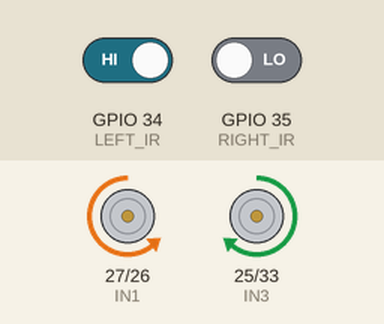
Recording of a sketch running on a simulated ESP32. On the bench: motor-driver pin pairs drawn as motors (green arrow = first pin HIGH = forward, orange = second pin HIGH = backward, longer = more drive, scaled by the enable pin). Inputs (shaded band) come from the test bench; at power-on: GPIO 34 (LEFT_IR) HIGH, GPIO 35 (RIGHT_IR) LOW.

Above: at 1.2 s.
1.3 s: GPIO 34 (LEFT_IR) driven LOW
At 2.5 s:
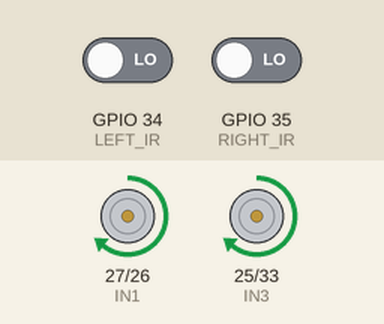
2.8 s: GPIO 35 (RIGHT_IR) driven HIGH
At 3.8 s:
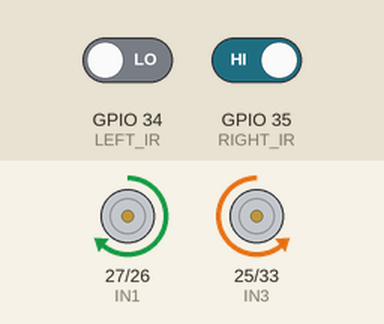
4.3 s: GPIO 34 (LEFT_IR) driven HIGH
At 4.9 s:
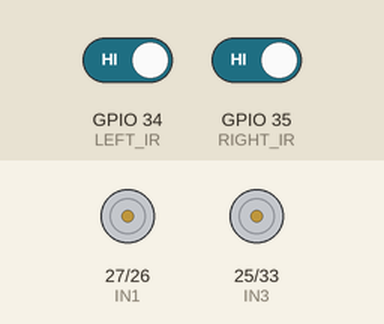
5.8 s: GPIO 35 (RIGHT_IR) driven LOW
At 6.1 s:
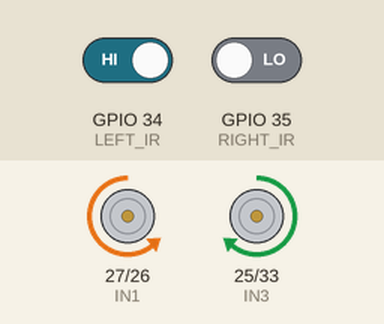
Timing chart, 0 to 8.3 s (numbered marks = the images above; inputs shaded):
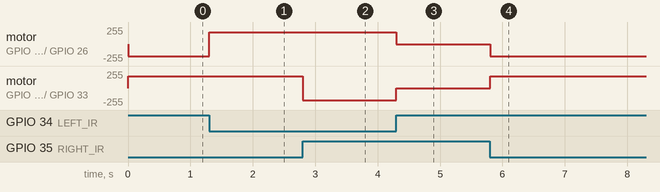

Measured:
- after the input at 1.3 s, motor on GPIO 27 (IN1) / GPIO 26 (IN2): backward 180/255 → forward 180/255 at once
- after the input at 2.8 s, motor on GPIO 25 (IN3) / GPIO 33 (IN4): forward 180/255 → backward 180/255 at once
- after the input at 4.3 s, motor on GPIO 27 (IN1) / GPIO 26 (IN2): forward 180/255 → stopped at once; motor on GPIO 25 (IN3) / GPIO 33 (IN4): backward 180/255 → stopped at once
- after the input at 5.8 s, motor on GPIO 27 (IN1) / GPIO 26 (IN2): stopped → backward 180/255 at once; motor on GPIO 25 (IN3) / GPIO 33 (IN4): stopped → forward 180/255 at once

The sketch:

code.ino
```cpp
// Motor Driver Pins (L298N / L293D)
const int ENA = 14;
const int IN1 = 27;
const int IN2 = 26;
const int IN3 = 25;
const int IN4 = 33;
const int ENB = 12;

// IR Sensor Pins
const int LEFT_IR = 34;
const int RIGHT_IR = 35;

void moveForward() {
  digitalWrite(IN1, HIGH);
  digitalWrite(IN2, LOW);
  digitalWrite(IN3, HIGH);
  digitalWrite(IN4, LOW);
}

void turnLeft() {
  digitalWrite(IN1, LOW);
  digitalWrite(IN2, HIGH);
  digitalWrite(IN3, HIGH);
  digitalWrite(IN4, LOW);
}

void turnRight() {
  digitalWrite(IN1, HIGH);
  digitalWrite(IN2, LOW);
  digitalWrite(IN3, LOW);
  digitalWrite(IN4, HIGH);
}

void stopCar() {
  digitalWrite(IN1, LOW);
  digitalWrite(IN2, LOW);
  digitalWrite(IN3, LOW);
  digitalWrite(IN4, LOW);
}

void setup() {
  pinMode(ENA, OUTPUT);
  pinMode(ENB, OUTPUT);
  pinMode(IN1, OUTPUT);
  pinMode(IN2, OUTPUT);
  pinMode(IN3, OUTPUT);
  pinMode(IN4, OUTPUT);

  pinMode(LEFT_IR, INPUT);
  pinMode(RIGHT_IR, INPUT);

  analogWrite(ENA, 180);
  analogWrite(ENB, 180);
}

void loop() {
  int leftState = digitalRead(LEFT_IR);
  int rightState = digitalRead(RIGHT_IR);

  if (leftState == LOW && rightState == LOW) {
    moveForward();
  } else if (leftState == HIGH && rightState == LOW) {
    turnLeft();
  } else if (leftState == LOW && rightState == HIGH) {
    turnRight();
  } else {
    stopCar();
  }
}
```
